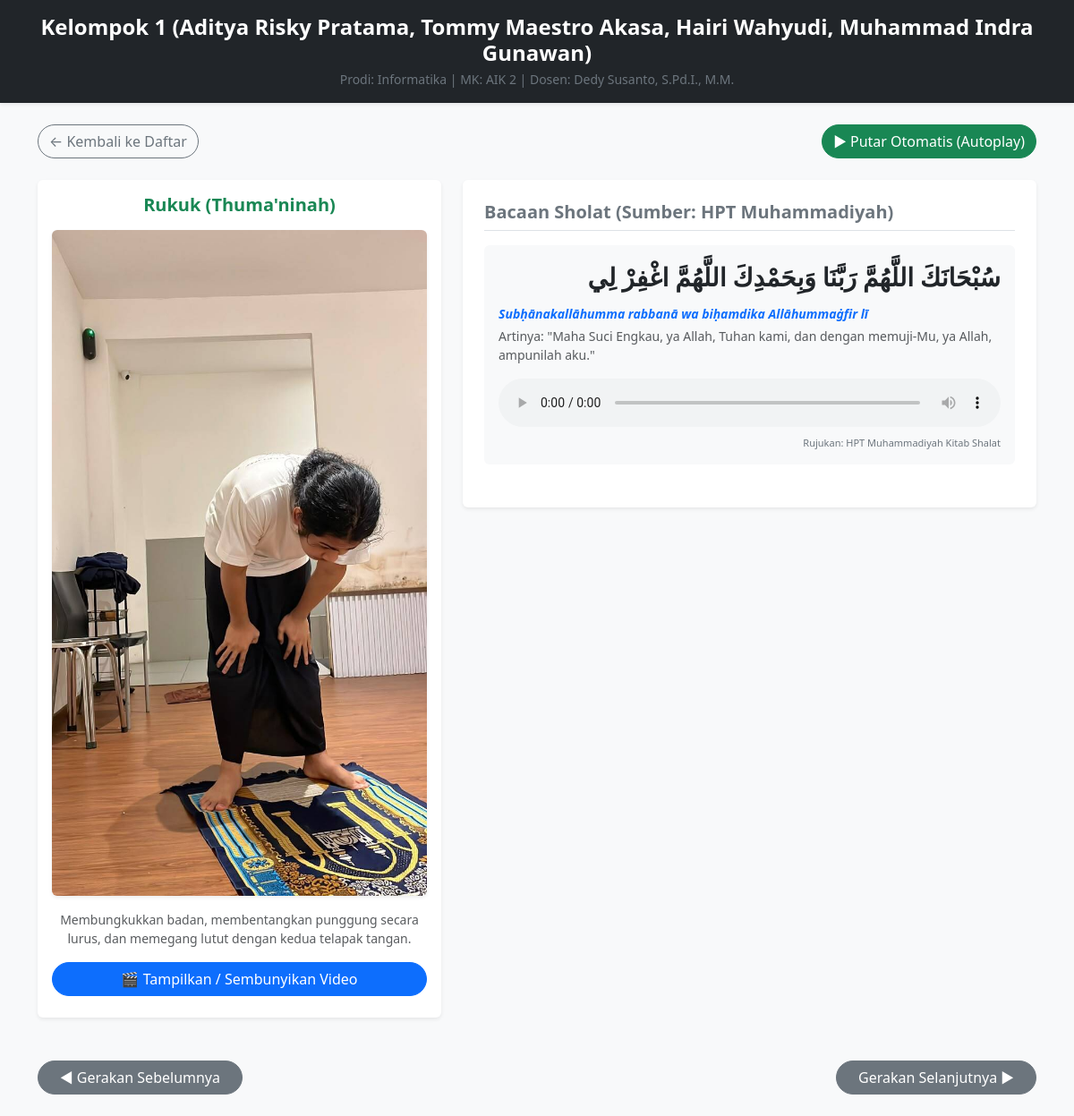
Page /detail_gerakan.php?id=5 on the committed database.
### tables this page shows
CREATE TABLE `kelompok` (
  `id` int(11) NOT NULL,
  `nama_kelompok` varchar(100) NOT NULL,
  `prodi` varchar(100) NOT NULL,
  `mata_kuliah` varchar(100) NOT NULL,
  `dosen` varchar(100) NOT NULL
);

CREATE TABLE `gerakan` (
  `id` int(11) NOT NULL,
  `id_kategori` int(11) NOT NULL,
  `nama` varchar(100) NOT NULL,
  `urutan` smallint(6) NOT NULL,
  `deskripsi` text DEFAULT NULL,
  `gambar_url` varchar(255) DEFAULT NULL,
  `video_url` varchar(255) DEFAULT NULL
);

CREATE TABLE `bacaan` (
  `id` int(11) NOT NULL,
  `id_gerakan` int(11) NOT NULL,
  `urutan` smallint(6) NOT NULL,
  `teks_arab` text NOT NULL,
  `teks_latin` text NOT NULL,
  `terjemahan` text NOT NULL,
  `audio_url` varchar(255) DEFAULT NULL,
  `sumber` varchar(150) NOT NULL
);

### detail_gerakan.php (the view, shortened to what this page needs)
<?php
include 'header.php';
$id_gerakan = isset($_GET['id']) ? intval($_GET['id']) : 1;
$query_gerakan = mysqli_query($conn, "SELECT * FROM gerakan WHERE id = $id_gerakan");
$gerakan = mysqli_fetch_assoc($query_gerakan);
$id_kategori = $gerakan['id_kategori'];
$query_prev = mysqli_query($conn, "SELECT id FROM gerakan WHERE id_kategori = $id_kategori AND urutan < {$gerakan['urutan']} ORDER BY urutan DESC LIMIT 1");
$prev_data = mysqli_fetch_assoc($query_prev);
$query_next = mysqli_query($conn, "SELECT id FROM gerakan WHERE id_kategori = $id_kategori AND urutan > {$gerakan['urutan']} ORDER BY urutan ASC LIMIT 1");
$next_data = mysqli_fetch_assoc($query_next);
$query_bacaan = mysqli_query($conn, "SELECT * FROM bacaan WHERE id_gerakan = $id_gerakan ORDER BY urutan ASC");
?>
<div class="container my-4">
    <div class="d-flex justify-content-between mb-4">
        <a href="daftar_gerakan.php?kategori=<?= $id_kategori; ?>" class="btn btn-outline-secondary rounded-pill">← Kembali ke Daftar</a>
        <button id="btnAutoplay" class="btn btn-success rounded-pill">▶ Putar Otomatis (Autoplay)</button>
    </div>
    <div class="row g-4">
        <div class="col-md-5 text-center">
            <div class="card shadow-sm p-3 border-0">
                <h5 class="fw-bold mb-3 text-success"><?= $gerakan['nama']; ?></h5>
                <div class="mb-3">
                    <img src="assets/img/<?= $gerakan['gambar_url']; ?>" class="img-fluid rounded shadow-sm" onerror="this.src='https://placehold.co/400x300?text=Gambar+Gerakan'">
                </div>
                <p class="text-muted small mb-3"><?= $gerakan['deskripsi']; ?></p>
                <?php if (!empty($gerakan['video_url'])) : ?>
                    <button class="btn btn-primary w-100 rounded-pill mb-2" type="button" data-bs-toggle="collapse" data-bs-target="#boxVideo">🎬 Tampilkan / Sembunyikan Video</button>
                <?php endif; ?>
            </div>
        </div>
        <div class="col-md-7">
            <div class="card shadow-sm p-4 border-0">
                <h5 class="fw-bold text-secondary border-bottom pb-2 mb-3">Bacaan Sholat (Sumber: HPT Muhammadiyah)</h5>
                <?php
                if (mysqli_num_rows($query_bacaan) > 0) {
                    while ($bacaan = mysqli_fetch_assoc($query_bacaan)) {
                ?>
                    <div class="mb-4 bg-light p-3 rounded">
                        <div class="font-arab text-end mb-2 text-dark fw-bold"><?= $bacaan['teks_arab']; ?></div>
                        <div class="text-primary fw-semibold small mb-1"><em><?= $bacaan['teks_latin']; ?></em></div>
                        <div class="text-muted small mb-2">Artinya: "<?= $bacaan['terjemahan']; ?>"</div>
                        <?php if (!empty($bacaan['audio_url'])) : ?>
                            <audio controls class="w-100 mt-2">
                                <source src="assets/audio/<?= $bacaan['audio_url']; ?>" type="audio/mpeg">
                            </audio>
                        <?php endif; ?>
                        <div class="text-end text-secondary mt-1" style="font-size: 11px;">Rujukan: <?= $bacaan['sumber']; ?></div>
                    </div>
                <?php
                    }
                } else {
                    echo "<p class='text-muted text-center py-4'>Tidak ada bacaan khusus pada gerakan ini.</p>";
                }
                ?>
            </div>
        </div>
    </div>
    <div class="row mt-5">
        <div class="col-6 text-start">
            <?php if ($prev_data) : ?>
                <a href="detail_gerakan.php?id=<?= $prev_data['id']; ?>" class="btn btn-secondary px-4 rounded-pill">◀ Gerakan Sebelumnya</a>
            <?php endif; ?>
        </div>
        <div class="col-6 text-end">
            <?php if ($next_data) : ?>
                <a id="btnNext" href="detail_gerakan.php?id=<?= $next_data['id']; ?>" class="btn btn-secondary px-4 rounded-pill">Gerakan Selanjutnya ▶</a>
            <?php else : ?>
                <a href="index.php" class="btn btn-success px-4 rounded-pill">Selesai (Kembali ke Awal)</a>
            <?php endif; ?>
        </div>
    </div>
</div>
</body>
</html>

### header.php (shortened to what this page needs)
<?php
include 'koneksi.php';
$query_kelompok = mysqli_query($conn, "SELECT * FROM kelompok LIMIT 1");
$data_kelompok = mysqli_fetch_assoc($query_kelompok);
?>
<!DOCTYPE html>
<html lang="id">
<head>
    <link href="https://cdn.jsdelivr.net/npm/bootstrap@5.3.0/dist/css/bootstrap.min.css" rel="stylesheet">
</head>
<body class="bg-light">
<header class="bg-dark text-white py-3 mb-4 shadow-sm">
    <div class="container text-center">
        <h4 class="fw-bold mb-1"><?= isset($data_kelompok['nama_kelompok']) ? $data_kelompok['nama_kelompok'] : 'Nama Kelompok'; ?></h4>
        <p class="small mb-0 text-secondary">
            Prodi: <?= isset($data_kelompok['prodi']) ? $data_kelompok['prodi'] : '-'; ?> |
            MK: <?= isset($data_kelompok['mata_kuliah']) ? $data_kelompok['mata_kuliah'] : '-'; ?> |
            Dosen: <?= isset($data_kelompok['dosen']) ? $data_kelompok['dosen'] : '-'; ?>
        </p>
    </div>
</header>

### header.php (style rules this page uses)
.font-arab { font-family: 'Amiri', serif; font-size: 28px; direction: rtl; }

### rows in the picture
kelompok: nama_kelompok "Kelompok 1 (Aditya Risky Pratama, Tommy Maestro Akasa, Hairi Wahyudi, Muhammad Indra Gunawan)", prodi "Informatika", mata_kuliah "AIK 2", dosen "Dedy Susanto, S.Pd.I., M.M."
gerakan: nama "Rukuk (Thuma'ninah)", gambar_url (picture), deskripsi "Membungkukkan badan, membentangkan punggung secara lurus, dan memegang lutut dengan kedua telapak tangan."
bacaan: teks_arab "سُبْحَانَكَ اللَّهُمَّ رَبَّنَا وَبِحَمْدِكَ اللَّهُمَّ اغْفِرْ لِي", teks_latin "Subḥānakallāhumma rabbanā wa biḥamdika Allāhummaġfir lī", terjemahan "Maha Suci Engkau, ya Allah, Tuhan kami, dan dengan memuji-Mu, ya Allah, ampunilah aku.", sumber "HPT Muhammadiyah Kitab Shalat"
